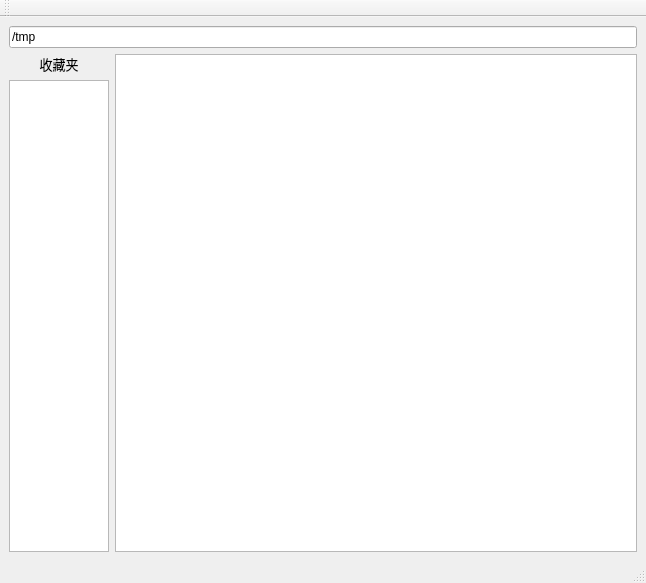
<?xml version="1.0" encoding="UTF-8"?>
<ui version="4.0">
 <class>kdFileFinder</class>
 <widget class="QMainWindow" name="kdFileFinder">
  <property name="geometry">
   <rect>
    <x>0</x>
    <y>0</y>
    <width>646</width>
    <height>583</height>
   </rect>
  </property>
  <property name="windowTitle">
   <string>kdFileFinder</string>
  </property>
  <widget class="QWidget" name="centralwidget">
   <layout class="QGridLayout" name="gridLayout">
    <item row="0" column="0" colspan="2">
     <widget class="QLineEdit" name="le_path">
      <property name="text">
       <string>/tmp</string>
      </property>
     </widget>
    </item>
    <item row="1" column="0">
     <widget class="QLabel" name="lb_sidebar">
      <property name="font">
       <font>
        <pointsize>10</pointsize>
       </font>
      </property>
      <property name="frameShadow">
       <enum>QFrame::Plain</enum>
      </property>
      <property name="text">
       <string>收藏夹</string>
      </property>
      <property name="alignment">
       <set>Qt::AlignBottom|Qt::AlignHCenter</set>
      </property>
      <property name="textInteractionFlags">
       <set>Qt::NoTextInteraction</set>
      </property>
     </widget>
    </item>
    <item row="2" column="0">
     <widget class="QListWidget" name="lw_sidebar">
      <property name="sizePolicy">
       <sizepolicy hsizetype="Fixed" vsizetype="Expanding">
        <horstretch>0</horstretch>
        <verstretch>0</verstretch>
       </sizepolicy>
      </property>
      <property name="maximumSize">
       <size>
        <width>100</width>
        <height>16777215</height>
       </size>
      </property>
     </widget>
    </item>
    <item row="1" column="1" rowspan="2">
     <widget class="QListView" name="lw_main">
      <property name="resizeMode">
       <enum>QListView::Adjust</enum>
      </property>
     </widget>
    </item>
   </layout>
  </widget>
  <widget class="QStatusBar" name="statusbar"/>
  <widget class="QToolBar" name="toolBar">
   <property name="windowTitle">
    <string>toolBar</string>
   </property>
   <attribute name="toolBarArea">
    <enum>TopToolBarArea</enum>
   </attribute>
   <attribute name="toolBarBreak">
    <bool>false</bool>
   </attribute>
  </widget>
 </widget>
 <resources/>
 <connections/>
</ui>
